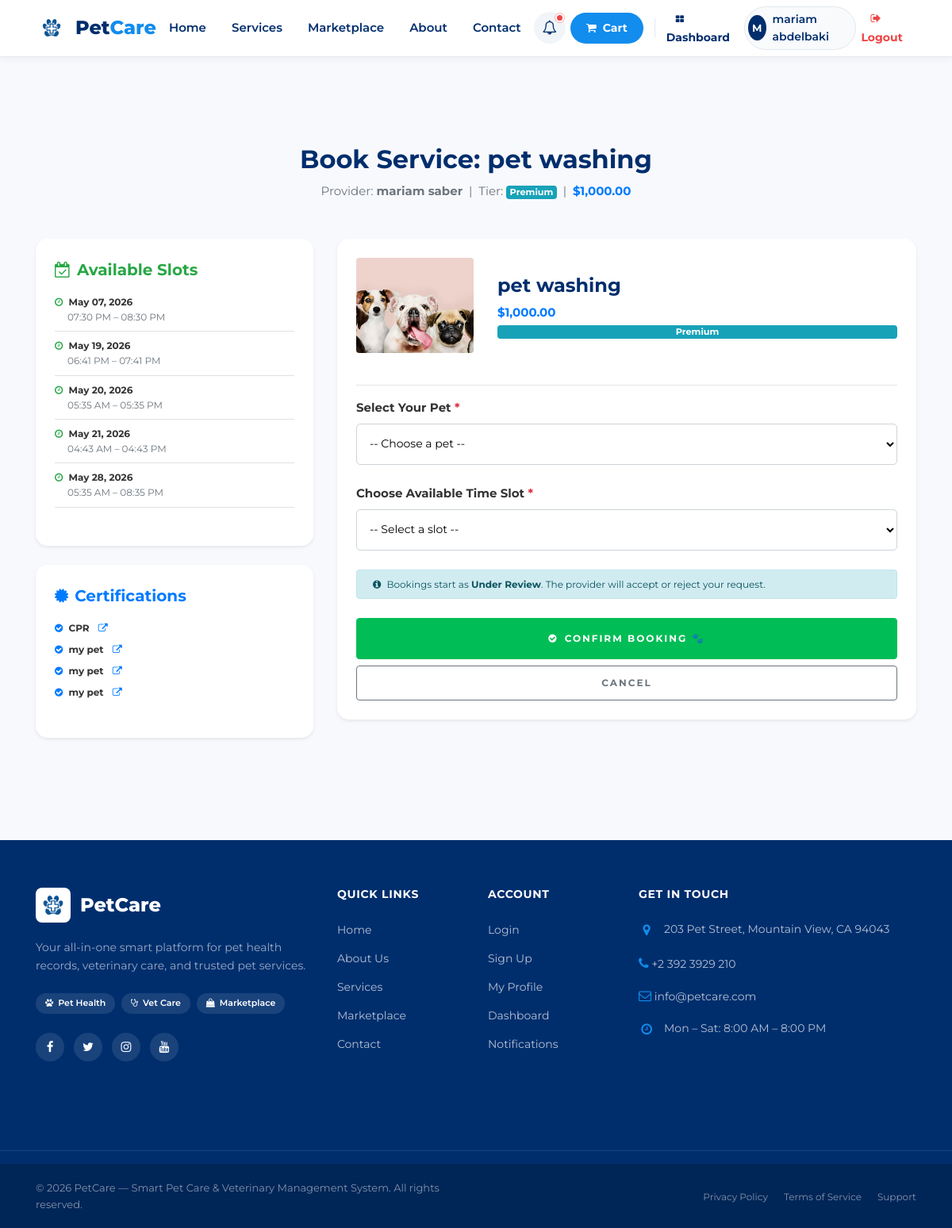
The app's page /ServiceProvider/book/27 (signed in) with its own data.
### tables this page shows
CREATE TABLE `provider_services` (
  `id` int(11) NOT NULL,
  `provider_id` int(11) NOT NULL,
  `name` varchar(255) NOT NULL,
  `tier` enum('Basic','Standard','Premium') DEFAULT 'Standard',
  `price` decimal(10,2) NOT NULL,
  `image` varchar(255) DEFAULT NULL,
  `duration_multiplier` decimal(3,2) DEFAULT 1.00,
  `species_multiplier` decimal(3,2) DEFAULT 1.00,
  `holiday_surcharge` decimal(10,2) DEFAULT 0.00,
  `multi_pet_discount` decimal(10,2) DEFAULT 0.00
);

CREATE TABLE `serviceprovider` (
  `ProviderID` int(11) NOT NULL,
  `Name` varchar(100) NOT NULL,
  `ServiceType` varchar(50) DEFAULT NULL
);

CREATE TABLE `provider_availability` (
  `id` int(11) NOT NULL,
  `provider_id` int(11) NOT NULL,
  `available_date` date NOT NULL,
  `start_time` time NOT NULL,
  `end_time` time NOT NULL
);

CREATE TABLE `provider_certifications` (
  `CertID` int(11) NOT NULL,
  `ProviderID` int(11) NOT NULL,
  `CertName` varchar(150) NOT NULL,
  `FilePath` varchar(255) NOT NULL,
  `Status` enum('Pending','Verified','Rejected') DEFAULT 'Pending',
  `SubmittedAt` timestamp NOT NULL DEFAULT current_timestamp()
);

### App/Controllers/ServiceProviderController.php (called while the page is built, shortened)
<?php
class ServiceProviderController extends Controller
{
    public function book($service_id = null)
    {
        $providerModel = new ServiceProvider();
        $petModel = new Pet();
        $service = $providerModel->getServiceById($service_id);
        $data['service'] = $service;
        $data['pets'] = [];
        $data['availability'] = $providerModel->getAvailability($service['provider_id']);
        $certModel = new Certification();
        $data['certifications'] = $certModel->getByProvider($service['provider_id']);
        if (isset($_SESSION['id'])) {
            $data['pets'] = $petModel->getPetsByOwner($_SESSION['id']);
        }
        $this->view('ServiceProvider/book', $data);
    }
}

### App/Core/App.php (called while the page is built, shortened)
<?php
class App
{
    private $method     = 'index';
    public function splitUrl()
    {
        $url = $_GET['url'] ?? 'home';
        $url = rtrim($url, '/');
        $url = explode('/', $url);
        return $url;
    }
    public function run()
    {
        $url = $this->splitUrl();
        $controller = new $this->controller;
        if (! empty($url[1])) {
            if (method_exists($controller, $url[1])) {
                $this->method = $url[1];
            } else {
                require_once __DIR__ . '/../Controllers/Error404Controller.php';
                $this->controller = 'Error404Controller';
                $controller = new $this->controller;
                $this->method = 'index';
            }
        }
        $params = [];
if (count($url) > 2) {
    $params = array_slice($url, 2);
}
call_user_func_array(
    [$controller, $this->method],
    $params
);
    }
}

### Public/index.php (called while the page is built, shortened)
<?php
require '../App/Core/init.php';
$app = new App;
$app->run();

### App/Core/init.php (called while the page is built, shortened)
<?php
spl_autoload_register(function($classname){
    $paths = [
        "../App/Controllers/",
        "../App/Models/",
        "../App/Core/",
    ];
    foreach($paths as $path){
        $file = $path . $classname . ".php";
    }
});
require 'Database.php';
require 'App.php';

### App/models/ServiceProvider.php (called while the page is built, shortened)
<?php
class ServiceProvider
{
    public function getAvailability($provider_id)
    {
        $query = "SELECT * FROM provider_availability WHERE provider_id = :provider_id ORDER BY available_date, start_time";
        return $this->query($query, ['provider_id' => $provider_id]);
    }
    public function getServiceById($id)
    {
        $query = "SELECT s.*, p.Name as provider_name,
                  (SELECT COUNT(*) FROM provider_certifications c WHERE c.ProviderID = s.provider_id AND c.Status = 'Verified') as is_verified
                  FROM provider_services s
                  LEFT JOIN serviceprovider p ON s.provider_id = p.ProviderID
                  WHERE s.id = :id";
        $result = $this->query($query, ['id' => $id]);
        return !empty($result) ? $result[0] : false;
    }
}

### App/Core/Database.php (called while the page is built)
<?php
trait Database
{
    public function connect()
    {
        $string = "mysql:host=" . DBHOST . ";dbname=" . DBNAME . ";charset=utf8mb4";
        $options = [
            PDO::ATTR_ERRMODE            => PDO::ERRMODE_EXCEPTION,
            PDO::ATTR_DEFAULT_FETCH_MODE => PDO::FETCH_ASSOC,
        ];
        $connection = new PDO($string, DBUSER, DBPASS, $options);
        return $connection;
    }
    public function query($query, $data = [])
    {
        try {
            $stmt  = $this->connect()->prepare($query);
            $check = $stmt->execute($data);
            if ($check) {
                $result = $stmt->fetchAll(PDO::FETCH_ASSOC);
                if (is_array($result) && count($result) > 0) {
                    return $result;
                } else {
                    return $stmt->rowCount() > 0 ? true : false;
                }
            } else {
                return false;
            }
        } catch (PDOException $e) {
            error_log("DB Error: " . $e->getMessage());
            return false;
        }
    }
}

### App/models/Certification.php (called while the page is built, shortened)
<?php
class Certification
{
    public function getByProvider($providerId)
    {
        $query = "SELECT * FROM provider_certifications WHERE ProviderID = :ProviderID ORDER BY SubmittedAt DESC";
        return $this->query($query, ['ProviderID' => $providerId]);
    }
}

### App/views/ServiceProvider/book.php (the view, shortened to what this page needs)
<?php require __DIR__ . '/../layouts/header.php'; ?>
<?php require __DIR__ . '/../layouts/navbar.php'; ?>
<section class="ftco-section bg-light">
    <div class="container">
        <div class="row justify-content-center mb-5">
            <div class="col-md-7 text-center ftco-animate">
                <h2 class="mb-1">Book Service: <?= htmlspecialchars($service['name']) ?></h2>
                <p class="text-muted mb-0">
                    Provider: <strong><?= htmlspecialchars($service['provider_name']) ?></strong>
                    &nbsp;|&nbsp; Tier: <span class="badge badge-info"><?= htmlspecialchars($service['tier']) ?></span>
                    &nbsp;|&nbsp; <span class="text-primary font-weight-bold">$<?= number_format($service['price'], 2) ?></span>
                </p>
            </div>
        </div>
        <div class="row justify-content-center">
            <div class="col-md-4 mb-4">
                <div class="card shadow-sm p-4">
                    <h5 class="mb-3 text-success"><i class="fa fa-calendar-check-o mr-2"></i>Available Slots</h5>
                    <?php if (!empty($availability)): ?>
                        <ul class="list-unstyled small">
                            <?php foreach ($availability as $slot): ?>
                                <li class="mb-2 border-bottom pb-2">
                                    <i class="fa fa-clock-o text-success mr-1"></i>
                                    <strong><?= date('M d, Y', strtotime($slot['available_date'])) ?></strong><br>
                                    <span class="text-muted ml-3">
                                        <?= date('h:i A', strtotime($slot['start_time'])) ?> –
                                        <?= date('h:i A', strtotime($slot['end_time'])) ?>
                                    </span>
                                </li>
                            <?php endforeach; ?>
                        </ul>
                    <?php else: ?>
                        <p class="text-muted small">No available slots listed. Please contact the provider.</p>
                    <?php endif; ?>
                </div>
                <div class="card shadow-sm p-4 mt-4">
                    <h5 class="mb-3 text-primary"><i class="fa fa-certificate mr-2"></i>Certifications</h5>
                    <?php
                        $verifiedCerts = array_filter($certifications ?? [], function($c) { return $c['Status'] == 'Verified'; });
                    ?>
                    <?php if (!empty($verifiedCerts)): ?>
                        <ul class="list-unstyled small">
                            <?php foreach ($verifiedCerts as $cert): ?>
                                <li class="mb-2">
                                    <i class="fa fa-check-circle text-primary mr-1"></i>
                                    <strong><?= htmlspecialchars($cert['CertName']) ?></strong>
                                    <a href="<?= ROOT ?>/uploads/certifications/<?= htmlspecialchars($cert['FilePath']) ?>" target="_blank" class="text-primary ml-2"><i class="fa fa-external-link"></i></a>
                                </li>
                            <?php endforeach; ?>
                        </ul>
                    <?php else: ?>
                        <p class="text-muted small">No verified certifications found for this provider.</p>
                    <?php endif; ?>
                </div>
            </div>
            <div class="col-md-8">
                <div class="card shadow-sm p-4">
                    <?php if (!isset($_SESSION['id'])): ?>
                        <div class="alert alert-warning text-center">
                            <h5>You need to be logged in as a Pet Owner to book a service.</h5>
                            <a href="<?= ROOT ?>/auth/login" class="btn btn-primary mt-3">Login Now</a>
                        </div>
                    <?php else: ?>
                        <div class="row mb-4">
                            <div class="col-md-3">
                                <?php if (!empty($service['image'])): ?>
                                    <img src="<?= ROOT ?>/uploads/services/<?= $service['image'] ?>"
                                         class="img-fluid rounded"
                                         style="width:100%;height:120px;object-fit:cover;">
                                <?php endif; ?>
                            </div>
                            <div class="col-md-9 d-flex flex-column justify-content-center">
                                <h4 class="mb-1"><?= htmlspecialchars($service['name']) ?></h4>
                                <p class="text-primary font-weight-bold mb-1">$<?= number_format($service['price'], 2) ?></p>
                                <span class="badge badge-info"><?= htmlspecialchars($service['tier']) ?></span>
                            </div>
                        </div>
                        <hr>
                        <form id="bookingForm" action="<?= ROOT ?>/ServiceProvider/book/<?= $service['id'] ?>"
                              method="POST"
                              novalidate>
                            <div class="form-group mb-4">
                                <label class="form-label font-weight-bold">
                                    Select Your Pet <span class="text-danger">*</span>
                                </label>
                                <?php if (!empty($pets)): ?>
                                    <select id="bookPetId" name="pet_id" class="form-control" required>
                                        <option value="">-- Choose a pet --</option>
                                    </select>
                                <?php endif; ?>
                            </div>
                            <div class="form-group mb-4">
                                <label class="form-label font-weight-bold">
                                    Choose Available Time Slot <span class="text-danger">*</span>
                                </label>
                                <?php if (!empty($availability)): ?>
                                    <select id="bookSlotId" name="availability_id" class="form-control" required>
                                        <option value="">-- Select a slot --</option>
                                    </select>
                                <?php endif; ?>
                            </div>
                            <div class="alert alert-info py-2 small mb-4">
                                <i class="fa fa-info-circle mr-1"></i>
                                Bookings start as <strong>Under Review</strong>. The provider will accept or reject your request.
                            </div>
                            <div class="mt-2">
                                <button type="submit"
                                        id="bookSubmitBtn"
                                        class="btn btn-primary btn-block py-3"
                                        <?= (empty($pets) || empty($availability)) ? 'disabled' : '' ?>>
                                    <i class="fa fa-check-circle mr-2"></i>Confirm Booking 🐾
                                </button>
                                <a href="<?= ROOT ?>/ServiceProvider/services"
                                   class="btn btn-outline-secondary btn-block mt-2">
                                    Cancel
                                </a>
                            </div>
                        </form>
                    <?php endif; ?>
                </div>
            </div>
        </div>
    </div>
</section>
<?php require __DIR__ . '/../layouts/footer.php'; ?>

### Public/assets/CSS/profile.css (style rules this page uses)
:root { --profile-primary: #185FA5; --profile-secondary: #0C447C; --profile-bg: #f8fafc; --profile-white: #ffffff; --profile-border: rgba(0, 0, 0, 0.08); --profile-text: #1e293b; --profile-muted: #64748b; --profile-radius: 16px; --profile-shadow: 0 4px 6px -1px rgba(0, 0, 0, 0.1), 0 2px 4px -1px rgba(0, 0, 0, 0.06); }

### Public/assets/CSS/appointments.css (style rules this page uses)
.card { border-radius: 15px; border: none; }

### Public/assets/CSS/passport.css (style rules this page uses)
body { background: #f4f7f6; }

### Public/assets/CSS/home.css (style rules this page uses)
:root { --brand-primary: var(--chewy-blue); --brand-secondary: var(--chewy-navy); --brand-accent: var(--chewy-orange); --brand-bg: #f6f9fc; }

### Public/assets/CSS/error.css (style rules this page uses)
:root { --primary-blue: #185FA5; --soft-blue: #E3F2FD; --accent-orange: #FF8A65; --glass-bg: rgba(255, 255, 255, 0.85); }
body { background: linear-gradient(135deg, #f8f9fa 0%, #e9ecef 100%); min-height: 100vh; display: flex; flex-direction: column; }

### Public/assets/CSS/theme.css (style rules this page uses)
:root { --chewy-blue: #128ced; --chewy-navy: #002e6d; --chewy-orange: #ff9f00; --chewy-bg: #ffffff; --chewy-bg-alt: #f6f6f6; --chewy-text: #333333; --chewy-text-muted: #666666; --chewy-border: #e2e8f0; --chewy-radius: 12px; --chewy-radius-pill: 100px; --chewy-shadow: 0 4px 12px rgba(0, 0, 0, 0.05); }
body { font-family: 'Montserrat', -apple-system, BlinkMacSystemFont, "Segoe UI", Roboto, sans-serif; color: var(--chewy-text); background-color: var(--chewy-bg); line-height: 1.6; }
h1, h2, h3, h4, h5, h6 { color: var(--chewy-navy); font-weight: 700; }

### records on screen
provider_services: name "pet washing", provider.Name "mariam saber", tier "Premium", price "1,000.00", image (picture)
provider_availability: available_date "May 07, 2026", start_time "07:30 PM", end_time "08:30 PM"
provider_availability: available_date "May 19, 2026", start_time "06:41 PM", end_time "07:41 PM"
provider_availability: available_date "May 20, 2026", start_time "05:35 AM", end_time "05:35 PM"
provider_availability: available_date "May 21, 2026", start_time "04:43 AM", end_time "04:43 PM"
provider_availability: available_date "May 28, 2026", start_time "05:35 AM", end_time "08:35 PM"
provider_certifications: CertName "CPR"
provider_certifications: CertName "my pet"
provider_certifications: CertName "my pet"
provider_certifications: CertName "my pet"

### other values on screen
substr($_SESSION['username'], 0, 1) "M"
$_SESSION['username'] "mariam abdelbaki"
